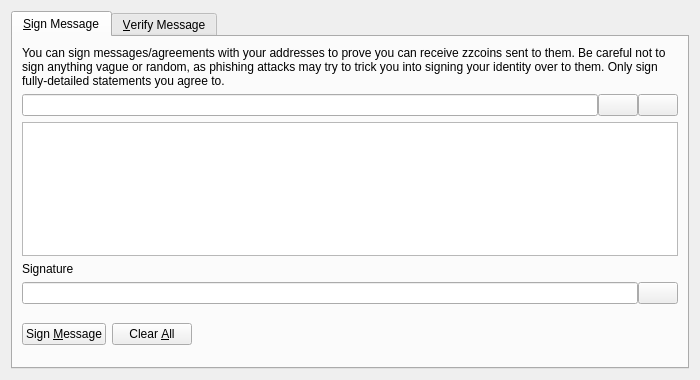
<?xml version="1.0" encoding="UTF-8"?>
<ui version="4.0">
 <class>SignVerifyMessageDialog</class>
 <widget class="QDialog" name="SignVerifyMessageDialog">
  <property name="geometry">
   <rect>
    <x>0</x>
    <y>0</y>
    <width>700</width>
    <height>380</height>
   </rect>
  </property>
  <property name="windowTitle">
   <string>Signatures - Sign / Verify a Message</string>
  </property>
  <property name="modal">
   <bool>true</bool>
  </property>
  <layout class="QVBoxLayout" name="verticalLayout">
   <item>
    <widget class="QTabWidget" name="tabWidget">
     <property name="currentIndex">
      <number>0</number>
     </property>
     <widget class="QWidget" name="tabSignMessage">
      <attribute name="title">
       <string>&amp;Sign Message</string>
      </attribute>
      <layout class="QVBoxLayout" name="verticalLayout_SM">
       <item>
        <widget class="QLabel" name="infoLabel_SM">
         <property name="text">
          <string>You can sign messages/agreements with your addresses to prove you can receive zzcoins sent to them. Be careful not to sign anything vague or random, as phishing attacks may try to trick you into signing your identity over to them. Only sign fully-detailed statements you agree to.</string>
         </property>
         <property name="textFormat">
          <enum>Qt::PlainText</enum>
         </property>
         <property name="wordWrap">
          <bool>true</bool>
         </property>
        </widget>
       </item>
       <item>
        <layout class="QHBoxLayout" name="horizontalLayout_1_SM">
         <property name="spacing">
          <number>0</number>
         </property>
         <item>
          <widget class="QValidatedLineEdit" name="addressIn_SM">
           <property name="toolTip">
            <string>The zzCoin address to sign the message with</string>
           </property>
          </widget>
         </item>
         <item>
          <widget class="QPushButton" name="addressBookButton_SM">
           <property name="toolTip">
            <string>Choose previously used address</string>
           </property>
           <property name="text">
            <string/>
           </property>
           <property name="icon">
            <iconset resource="../bitcoin.qrc">
             <normaloff>:/icons/address-book</normaloff>:/icons/address-book</iconset>
           </property>
           <property name="shortcut">
            <string>Alt+A</string>
           </property>
           <property name="autoDefault">
            <bool>false</bool>
           </property>
          </widget>
         </item>
         <item>
          <widget class="QPushButton" name="pasteButton_SM">
           <property name="toolTip">
            <string>Paste address from clipboard</string>
           </property>
           <property name="text">
            <string/>
           </property>
           <property name="icon">
            <iconset resource="../bitcoin.qrc">
             <normaloff>:/icons/editpaste</normaloff>:/icons/editpaste</iconset>
           </property>
           <property name="shortcut">
            <string>Alt+P</string>
           </property>
           <property name="autoDefault">
            <bool>false</bool>
           </property>
          </widget>
         </item>
        </layout>
       </item>
       <item>
        <widget class="QPlainTextEdit" name="messageIn_SM">
         <property name="toolTip">
          <string>Enter the message you want to sign here</string>
         </property>
        </widget>
       </item>
       <item>
        <widget class="QLabel" name="signatureLabel_SM">
         <property name="text">
          <string>Signature</string>
         </property>
         <property name="textFormat">
          <enum>Qt::PlainText</enum>
         </property>
        </widget>
       </item>
       <item>
        <layout class="QHBoxLayout" name="horizontalLayout_2_SM">
         <property name="spacing">
          <number>0</number>
         </property>
         <item>
          <widget class="QLineEdit" name="signatureOut_SM">
           <property name="font">
            <font>
             <italic>true</italic>
            </font>
           </property>
           <property name="readOnly">
            <bool>true</bool>
           </property>
          </widget>
         </item>
         <item>
          <widget class="QPushButton" name="copySignatureButton_SM">
           <property name="toolTip">
            <string>Copy the current signature to the system clipboard</string>
           </property>
           <property name="text">
            <string/>
           </property>
           <property name="icon">
            <iconset resource="../bitcoin.qrc">
             <normaloff>:/icons/editcopy</normaloff>:/icons/editcopy</iconset>
           </property>
           <property name="autoDefault">
            <bool>false</bool>
           </property>
          </widget>
         </item>
        </layout>
       </item>
       <item>
        <layout class="QHBoxLayout" name="horizontalLayout_3_SM">
         <item>
          <widget class="QPushButton" name="signMessageButton_SM">
           <property name="toolTip">
            <string>Sign the message to prove you own this zzCoin address</string>
           </property>
           <property name="text">
            <string>Sign &amp;Message</string>
           </property>
           <property name="icon">
            <iconset resource="../bitcoin.qrc">
             <normaloff>:/icons/edit</normaloff>:/icons/edit</iconset>
           </property>
           <property name="autoDefault">
            <bool>false</bool>
           </property>
          </widget>
         </item>
         <item>
          <widget class="QPushButton" name="clearButton_SM">
           <property name="toolTip">
            <string>Reset all sign message fields</string>
           </property>
           <property name="text">
            <string>Clear &amp;All</string>
           </property>
           <property name="icon">
            <iconset resource="../bitcoin.qrc">
             <normaloff>:/icons/remove</normaloff>:/icons/remove</iconset>
           </property>
           <property name="autoDefault">
            <bool>false</bool>
           </property>
          </widget>
         </item>
         <item>
          <spacer name="horizontalSpacer_1_SM">
           <property name="orientation">
            <enum>Qt::Horizontal</enum>
           </property>
           <property name="sizeHint" stdset="0">
            <size>
             <width>40</width>
             <height>48</height>
            </size>
           </property>
          </spacer>
         </item>
         <item>
          <widget class="QLabel" name="statusLabel_SM">
           <property name="font">
            <font>
             <weight>75</weight>
             <bold>true</bold>
            </font>
           </property>
           <property name="text">
            <string/>
           </property>
           <property name="wordWrap">
            <bool>true</bool>
           </property>
          </widget>
         </item>
         <item>
          <spacer name="horizontalSpacer_2_SM">
           <property name="orientation">
            <enum>Qt::Horizontal</enum>
           </property>
           <property name="sizeHint" stdset="0">
            <size>
             <width>40</width>
             <height>48</height>
            </size>
           </property>
          </spacer>
         </item>
        </layout>
       </item>
      </layout>
     </widget>
     <widget class="QWidget" name="tabVerifyMessage">
      <attribute name="title">
       <string>&amp;Verify Message</string>
      </attribute>
      <layout class="QVBoxLayout" name="verticalLayout_VM">
       <item>
        <widget class="QLabel" name="infoLabel_VM">
         <property name="text">
          <string>Enter the receiver's address, message (ensure you copy line breaks, spaces, tabs, etc. exactly) and signature below to verify the message. Be careful not to read more into the signature than what is in the signed message itself, to avoid being tricked by a man-in-the-middle attack. Note that this only proves the signing party receives with the address, it cannot prove sendership of any transaction!</string>
         </property>
         <property name="textFormat">
          <enum>Qt::PlainText</enum>
         </property>
         <property name="alignment">
          <set>Qt::AlignLeading|Qt::AlignLeft|Qt::AlignTop</set>
         </property>
         <property name="wordWrap">
          <bool>true</bool>
         </property>
        </widget>
       </item>
       <item>
        <layout class="QHBoxLayout" name="horizontalLayout_1_VM">
         <property name="spacing">
          <number>0</number>
         </property>
         <item>
          <widget class="QValidatedLineEdit" name="addressIn_VM">
           <property name="toolTip">
            <string>The zzCoin address the message was signed with</string>
           </property>
          </widget>
         </item>
         <item>
          <widget class="QPushButton" name="addressBookButton_VM">
           <property name="toolTip">
            <string>Choose previously used address</string>
           </property>
           <property name="text">
            <string/>
           </property>
           <property name="icon">
            <iconset resource="../bitcoin.qrc">
             <normaloff>:/icons/address-book</normaloff>:/icons/address-book</iconset>
           </property>
           <property name="shortcut">
            <string>Alt+A</string>
           </property>
           <property name="autoDefault">
            <bool>false</bool>
           </property>
          </widget>
         </item>
        </layout>
       </item>
       <item>
        <widget class="QPlainTextEdit" name="messageIn_VM"/>
       </item>
       <item>
        <widget class="QValidatedLineEdit" name="signatureIn_VM"/>
       </item>
       <item>
        <layout class="QHBoxLayout" name="horizontalLayout_2_VM">
         <item>
          <widget class="QPushButton" name="verifyMessageButton_VM">
           <property name="toolTip">
            <string>Verify the message to ensure it was signed with the specified zzCoin address</string>
           </property>
           <property name="text">
            <string>Verify &amp;Message</string>
           </property>
           <property name="icon">
            <iconset resource="../bitcoin.qrc">
             <normaloff>:/icons/transaction_0</normaloff>:/icons/transaction_0</iconset>
           </property>
           <property name="autoDefault">
            <bool>false</bool>
           </property>
          </widget>
         </item>
         <item>
          <widget class="QPushButton" name="clearButton_VM">
           <property name="toolTip">
            <string>Reset all verify message fields</string>
           </property>
           <property name="text">
            <string>Clear &amp;All</string>
           </property>
           <property name="icon">
            <iconset resource="../bitcoin.qrc">
             <normaloff>:/icons/remove</normaloff>:/icons/remove</iconset>
           </property>
           <property name="autoDefault">
            <bool>false</bool>
           </property>
          </widget>
         </item>
         <item>
          <spacer name="horizontalSpacer_1_VM">
           <property name="orientation">
            <enum>Qt::Horizontal</enum>
           </property>
           <property name="sizeHint" stdset="0">
            <size>
             <width>40</width>
             <height>48</height>
            </size>
           </property>
          </spacer>
         </item>
         <item>
          <widget class="QLabel" name="statusLabel_VM">
           <property name="font">
            <font>
             <weight>75</weight>
             <bold>true</bold>
            </font>
           </property>
           <property name="text">
            <string/>
           </property>
           <property name="wordWrap">
            <bool>true</bool>
           </property>
          </widget>
         </item>
         <item>
          <spacer name="horizontalSpacer_2_VM">
           <property name="orientation">
            <enum>Qt::Horizontal</enum>
           </property>
           <property name="sizeHint" stdset="0">
            <size>
             <width>40</width>
             <height>48</height>
            </size>
           </property>
          </spacer>
         </item>
        </layout>
       </item>
      </layout>
     </widget>
    </widget>
   </item>
  </layout>
 </widget>
 <customwidgets>
  <customwidget>
   <class>QValidatedLineEdit</class>
   <extends>QLineEdit</extends>
   <header>qt/qvalidatedlineedit.h</header>
  </customwidget>
 </customwidgets>
 <resources>
  <include location="../bitcoin.qrc"/>
 </resources>
 <connections/>
</ui>
